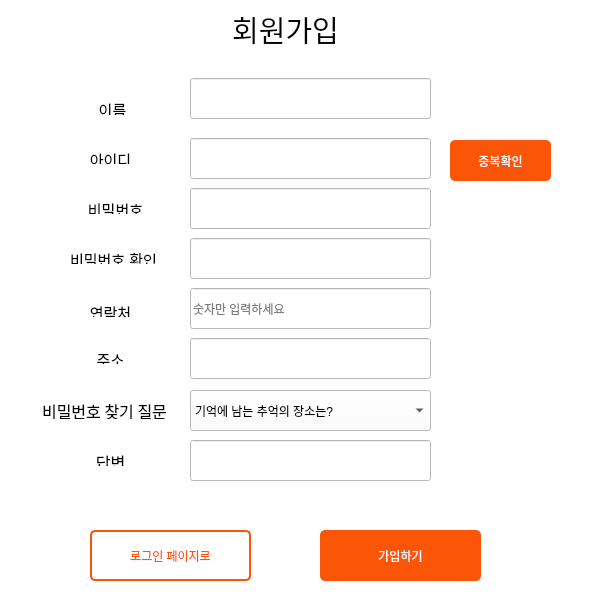
<?xml version="1.0" encoding="UTF-8"?>
<ui version="4.0">
 <class>Form</class>
 <widget class="QWidget" name="Form">
  <property name="geometry">
   <rect>
    <x>0</x>
    <y>0</y>
    <width>597</width>
    <height>600</height>
   </rect>
  </property>
  <property name="windowTitle">
   <string>Form</string>
  </property>
  <property name="styleSheet">
   <string notr="true">background-color: rgb(255, 255, 255);</string>
  </property>
  <widget class="QStackedWidget" name="login_SW">
   <property name="geometry">
    <rect>
     <x>0</x>
     <y>0</y>
     <width>601</width>
     <height>601</height>
    </rect>
   </property>
   <property name="currentIndex">
    <number>1</number>
   </property>
   <widget class="QWidget" name="page">
    <widget class="QLabel" name="label_5">
     <property name="geometry">
      <rect>
       <x>375</x>
       <y>226</y>
       <width>81</width>
       <height>16</height>
      </rect>
     </property>
     <property name="styleSheet">
      <string notr="true">font: 10pt &quot;GyeonggiBatang&quot;;</string>
     </property>
     <property name="text">
      <string>비밀번호 찾기</string>
     </property>
    </widget>
    <widget class="QPushButton" name="signup_Button">
     <property name="geometry">
      <rect>
       <x>170</x>
       <y>340</y>
       <width>281</width>
       <height>51</height>
      </rect>
     </property>
     <property name="font">
      <font>
       <family>GyeonggiBatang</family>
       <pointsize>15</pointsize>
       <weight>50</weight>
       <italic>false</italic>
       <bold>false</bold>
      </font>
     </property>
     <property name="styleSheet">
      <string notr="true">QPushButton{
	font: 15pt &quot;GyeonggiBatang&quot;;
	color: rgb(251, 86, 7);
	background-color: white;
	border: 2px solid rgb(251, 86, 7);
	border-radius: 5px;
}</string>
     </property>
     <property name="text">
      <string>회원가입</string>
     </property>
    </widget>
    <widget class="QLabel" name="sh_label_4">
     <property name="geometry">
      <rect>
       <x>295</x>
       <y>224</y>
       <width>71</width>
       <height>20</height>
      </rect>
     </property>
     <property name="styleSheet">
      <string notr="true">font: 10pt &quot;GyeonggiBatang&quot;;</string>
     </property>
     <property name="text">
      <string>아이디 찾기</string>
     </property>
    </widget>
    <widget class="QPushButton" name="login_Button">
     <property name="geometry">
      <rect>
       <x>170</x>
       <y>280</y>
       <width>281</width>
       <height>51</height>
      </rect>
     </property>
     <property name="font">
      <font>
       <family>GyeonggiBatang</family>
       <pointsize>15</pointsize>
       <weight>50</weight>
       <italic>false</italic>
       <bold>false</bold>
      </font>
     </property>
     <property name="styleSheet">
      <string notr="true">QPushButton{
	font: 15pt &quot;GyeonggiBatang&quot;;
	color: white;
	background-color: rgb(251, 86, 7);
	border-radius: 5px;
}</string>
     </property>
     <property name="text">
      <string>로그인</string>
     </property>
    </widget>
    <widget class="QLineEdit" name="login_id_lineEdit">
     <property name="geometry">
      <rect>
       <x>175</x>
       <y>110</y>
       <width>281</width>
       <height>41</height>
      </rect>
     </property>
     <property name="text">
      <string/>
     </property>
    </widget>
    <widget class="QLineEdit" name="login_pw_lineEdit">
     <property name="geometry">
      <rect>
       <x>175</x>
       <y>170</y>
       <width>281</width>
       <height>41</height>
      </rect>
     </property>
     <property name="text">
      <string/>
     </property>
     <property name="echoMode">
      <enum>QLineEdit::Password</enum>
     </property>
    </widget>
    <widget class="QLabel" name="sh_label_3">
     <property name="geometry">
      <rect>
       <x>90</x>
       <y>185</y>
       <width>71</width>
       <height>20</height>
      </rect>
     </property>
     <property name="styleSheet">
      <string notr="true">font: 15pt &quot;GyeonggiBatang&quot;;</string>
     </property>
     <property name="text">
      <string>비밀번호</string>
     </property>
    </widget>
    <widget class="QLabel" name="sh_label_2">
     <property name="geometry">
      <rect>
       <x>95</x>
       <y>125</y>
       <width>56</width>
       <height>12</height>
      </rect>
     </property>
     <property name="styleSheet">
      <string notr="true">font: 15pt &quot;경기천년바탕 Regular&quot;;</string>
     </property>
     <property name="text">
      <string>아이디</string>
     </property>
    </widget>
    <widget class="QLabel" name="sh_label">
     <property name="geometry">
      <rect>
       <x>255</x>
       <y>35</y>
       <width>91</width>
       <height>41</height>
      </rect>
     </property>
     <property name="styleSheet">
      <string notr="true">font: 22pt &quot;경기천년바탕 Regular&quot;;</string>
     </property>
     <property name="text">
      <string>&lt;html&gt;&lt;head/&gt;&lt;body&gt;&lt;p align=&quot;center&quot;&gt;&lt;span style=&quot; font-size:22pt;&quot;&gt;로그인&lt;/span&gt;&lt;/p&gt;&lt;/body&gt;&lt;/html&gt;</string>
     </property>
    </widget>
    <widget class="QPushButton" name="Home1_Button">
     <property name="geometry">
      <rect>
       <x>475</x>
       <y>40</y>
       <width>91</width>
       <height>41</height>
      </rect>
     </property>
     <property name="styleSheet">
      <string notr="true">QPushButton{
	font: 13pt &quot;GyeonggiBatang&quot;;
	color: white;
	background-color: rgb(251, 86, 7);
	border-radius: 5px;
}</string>
     </property>
     <property name="text">
      <string>HOME</string>
     </property>
    </widget>
    <zorder>signup_Button</zorder>
    <zorder>sh_label_4</zorder>
    <zorder>login_Button</zorder>
    <zorder>login_id_lineEdit</zorder>
    <zorder>login_pw_lineEdit</zorder>
    <zorder>sh_label_3</zorder>
    <zorder>sh_label_2</zorder>
    <zorder>sh_label</zorder>
    <zorder>Home1_Button</zorder>
    <zorder>label_5</zorder>
   </widget>
   <widget class="QWidget" name="page_3">
    <widget class="QLabel" name="sh_label_7">
     <property name="geometry">
      <rect>
       <x>210</x>
       <y>8</y>
       <width>151</width>
       <height>41</height>
      </rect>
     </property>
     <property name="styleSheet">
      <string notr="true">font: 22pt &quot;GyeonggiBatang&quot;;
</string>
     </property>
     <property name="text">
      <string>&lt;html&gt;&lt;head/&gt;&lt;body&gt;&lt;p align=&quot;center&quot;&gt;&lt;span style=&quot; font-size:22pt;&quot;&gt;회원가입&lt;/span&gt;&lt;/p&gt;&lt;/body&gt;&lt;/html&gt;</string>
     </property>
    </widget>
    <widget class="QLabel" name="sh_label_8">
     <property name="geometry">
      <rect>
       <x>80</x>
       <y>148</y>
       <width>61</width>
       <height>16</height>
      </rect>
     </property>
     <property name="styleSheet">
      <string notr="true">font: 15pt &quot;GyeonggiBatang&quot;;</string>
     </property>
     <property name="text">
      <string>&lt;html&gt;&lt;head/&gt;&lt;body&gt;&lt;p align=&quot;center&quot;&gt;&lt;span style=&quot; font-size:11pt;&quot;&gt;아이디&lt;/span&gt;&lt;/p&gt;&lt;/body&gt;&lt;/html&gt;</string>
     </property>
    </widget>
    <widget class="QLabel" name="sh_label_9">
     <property name="geometry">
      <rect>
       <x>80</x>
       <y>198</y>
       <width>71</width>
       <height>16</height>
      </rect>
     </property>
     <property name="styleSheet">
      <string notr="true">font: 15pt &quot;GyeonggiBatang&quot;;</string>
     </property>
     <property name="text">
      <string>&lt;html&gt;&lt;head/&gt;&lt;body&gt;&lt;p align=&quot;center&quot;&gt;&lt;span style=&quot; font-size:11pt;&quot;&gt;비밀번호&lt;/span&gt;&lt;/p&gt;&lt;/body&gt;&lt;/html&gt;</string>
     </property>
    </widget>
    <widget class="QLabel" name="sh_label_10">
     <property name="geometry">
      <rect>
       <x>63</x>
       <y>248</y>
       <width>101</width>
       <height>16</height>
      </rect>
     </property>
     <property name="styleSheet">
      <string notr="true">font: 15pt &quot;GyeonggiBatang&quot;;</string>
     </property>
     <property name="text">
      <string>&lt;html&gt;&lt;head/&gt;&lt;body&gt;&lt;p align=&quot;center&quot;&gt;&lt;span style=&quot; font-size:11pt;&quot;&gt;비밀번호 확인&lt;/span&gt;&lt;/p&gt;&lt;/body&gt;&lt;/html&gt;</string>
     </property>
    </widget>
    <widget class="QLabel" name="sh_label_11">
     <property name="geometry">
      <rect>
       <x>80</x>
       <y>301</y>
       <width>61</width>
       <height>16</height>
      </rect>
     </property>
     <property name="styleSheet">
      <string notr="true">font: 15pt &quot;GyeonggiBatang&quot;;</string>
     </property>
     <property name="text">
      <string>&lt;html&gt;&lt;head/&gt;&lt;body&gt;&lt;p align=&quot;center&quot;&gt;&lt;span style=&quot; font-size:11pt;&quot;&gt;연락처&lt;/span&gt;&lt;/p&gt;&lt;/body&gt;&lt;/html&gt;</string>
     </property>
    </widget>
    <widget class="QLabel" name="sh_label_12">
     <property name="geometry">
      <rect>
       <x>80</x>
       <y>348</y>
       <width>61</width>
       <height>16</height>
      </rect>
     </property>
     <property name="styleSheet">
      <string notr="true">font: 15pt &quot;GyeonggiBatang&quot;;</string>
     </property>
     <property name="text">
      <string>&lt;html&gt;&lt;head/&gt;&lt;body&gt;&lt;p align=&quot;center&quot;&gt;&lt;span style=&quot; font-size:11pt;&quot;&gt;주소&lt;/span&gt;&lt;/p&gt;&lt;/body&gt;&lt;/html&gt;</string>
     </property>
    </widget>
    <widget class="QLabel" name="sh_label_13">
     <property name="geometry">
      <rect>
       <x>80</x>
       <y>98</y>
       <width>65</width>
       <height>17</height>
      </rect>
     </property>
     <property name="styleSheet">
      <string notr="true">font: 15pt &quot;GyeonggiBatang&quot;;</string>
     </property>
     <property name="text">
      <string>&lt;html&gt;&lt;head/&gt;&lt;body&gt;&lt;p align=&quot;center&quot;&gt;&lt;span style=&quot; font-size:11pt;&quot;&gt;이름&lt;/span&gt;&lt;/p&gt;&lt;/body&gt;&lt;/html&gt;</string>
     </property>
    </widget>
    <widget class="QLineEdit" name="id_lineEdit">
     <property name="geometry">
      <rect>
       <x>190</x>
       <y>138</y>
       <width>241</width>
       <height>41</height>
      </rect>
     </property>
     <property name="text">
      <string/>
     </property>
    </widget>
    <widget class="QLineEdit" name="pw_lineEdit">
     <property name="geometry">
      <rect>
       <x>190</x>
       <y>188</y>
       <width>241</width>
       <height>41</height>
      </rect>
     </property>
     <property name="echoMode">
      <enum>QLineEdit::Password</enum>
     </property>
    </widget>
    <widget class="QLineEdit" name="pw2_lineEdit">
     <property name="geometry">
      <rect>
       <x>190</x>
       <y>238</y>
       <width>241</width>
       <height>41</height>
      </rect>
     </property>
     <property name="echoMode">
      <enum>QLineEdit::Password</enum>
     </property>
    </widget>
    <widget class="QLineEdit" name="phone_lineEdit">
     <property name="geometry">
      <rect>
       <x>190</x>
       <y>288</y>
       <width>241</width>
       <height>41</height>
      </rect>
     </property>
     <property name="alignment">
      <set>Qt::AlignLeading|Qt::AlignLeft|Qt::AlignVCenter</set>
     </property>
     <property name="dragEnabled">
      <bool>false</bool>
     </property>
     <property name="readOnly">
      <bool>false</bool>
     </property>
     <property name="placeholderText">
      <string>숫자만 입력하세요</string>
     </property>
    </widget>
    <widget class="QLineEdit" name="address_lineEdit">
     <property name="geometry">
      <rect>
       <x>190</x>
       <y>338</y>
       <width>241</width>
       <height>41</height>
      </rect>
     </property>
    </widget>
    <widget class="QLineEdit" name="name_lineEdit">
     <property name="geometry">
      <rect>
       <x>190</x>
       <y>78</y>
       <width>241</width>
       <height>41</height>
      </rect>
     </property>
    </widget>
    <widget class="QPushButton" name="duplication_Button">
     <property name="geometry">
      <rect>
       <x>450</x>
       <y>140</y>
       <width>101</width>
       <height>41</height>
      </rect>
     </property>
     <property name="styleSheet">
      <string notr="true">QPushButton{
	font: 11pt &quot;GyeonggiBatang&quot;;
	color: white;
	background-color: rgb(251, 86, 7);
	border-radius: 5px;
}</string>
     </property>
     <property name="text">
      <string>중복확인</string>
     </property>
    </widget>
    <widget class="QLabel" name="sh_label_14">
     <property name="geometry">
      <rect>
       <x>24</x>
       <y>399</y>
       <width>161</width>
       <height>20</height>
      </rect>
     </property>
     <property name="font">
      <font>
       <family>GyeonggiBatang</family>
       <pointsize>12</pointsize>
       <weight>50</weight>
       <italic>false</italic>
       <bold>false</bold>
      </font>
     </property>
     <property name="styleSheet">
      <string notr="true">font: 12pt &quot;GyeonggiBatang&quot;;</string>
     </property>
     <property name="text">
      <string>&lt;html&gt;&lt;head/&gt;&lt;body&gt;&lt;p align=&quot;center&quot;&gt;비밀번호 찾기 질문&lt;/p&gt;&lt;/body&gt;&lt;/html&gt;</string>
     </property>
    </widget>
    <widget class="QLabel" name="sh_label_15">
     <property name="geometry">
      <rect>
       <x>80</x>
       <y>450</y>
       <width>61</width>
       <height>16</height>
      </rect>
     </property>
     <property name="font">
      <font>
       <family>GyeonggiBatang</family>
       <pointsize>12</pointsize>
       <weight>50</weight>
       <italic>false</italic>
       <bold>false</bold>
      </font>
     </property>
     <property name="styleSheet">
      <string notr="true">font: 12pt &quot;GyeonggiBatang&quot;;</string>
     </property>
     <property name="text">
      <string>&lt;html&gt;&lt;head/&gt;&lt;body&gt;&lt;p align=&quot;center&quot;&gt;답변&lt;/p&gt;&lt;/body&gt;&lt;/html&gt;</string>
     </property>
    </widget>
    <widget class="QLineEdit" name="answer_lineEdit">
     <property name="geometry">
      <rect>
       <x>190</x>
       <y>440</y>
       <width>241</width>
       <height>41</height>
      </rect>
     </property>
    </widget>
    <widget class="QComboBox" name="Question">
     <property name="geometry">
      <rect>
       <x>190</x>
       <y>390</y>
       <width>241</width>
       <height>41</height>
      </rect>
     </property>
     <item>
      <property name="text">
       <string>기억에 남는 추억의 장소는?</string>
      </property>
     </item>
     <item>
      <property name="text">
       <string>자신의 인생 좌우명은?</string>
      </property>
     </item>
     <item>
      <property name="text">
       <string>자신의 보물 제 1호는?</string>
      </property>
     </item>
     <item>
      <property name="text">
       <string>가장 기억에 남는 선생님 이름은?</string>
      </property>
     </item>
     <item>
      <property name="text">
       <string>추억하고 싶은 날짜가 있다면?</string>
      </property>
     </item>
     <item>
      <property name="text">
       <string>내가 좋아하는 캐릭터는?</string>
      </property>
     </item>
    </widget>
    <widget class="QPushButton" name="Home2_Button">
     <property name="geometry">
      <rect>
       <x>90</x>
       <y>530</y>
       <width>161</width>
       <height>51</height>
      </rect>
     </property>
     <property name="styleSheet">
      <string notr="true">QPushButton{
	font: 12pt &quot;GyeonggiBatang&quot;;
	color: rgb(251, 86, 7);
	background-color: white;
	border: 2px solid rgb(251, 86, 7);
	border-radius: 5px;
}</string>
     </property>
     <property name="text">
      <string>로그인 페이지로</string>
     </property>
    </widget>
    <widget class="QPushButton" name="join_Button">
     <property name="geometry">
      <rect>
       <x>320</x>
       <y>530</y>
       <width>161</width>
       <height>51</height>
      </rect>
     </property>
     <property name="styleSheet">
      <string notr="true">QPushButton{
	font: 12pt &quot;GyeonggiBatang&quot;;
	color: white;
	background-color: rgb(251, 86, 7);
	border-radius: 5px;
}</string>
     </property>
     <property name="text">
      <string>가입하기</string>
     </property>
    </widget>
   </widget>
   <widget class="QWidget" name="page_2">
    <widget class="QLineEdit" name="name_lineEdit_2">
     <property name="geometry">
      <rect>
       <x>190</x>
       <y>80</y>
       <width>241</width>
       <height>41</height>
      </rect>
     </property>
    </widget>
    <widget class="QLabel" name="sh_label_16">
     <property name="geometry">
      <rect>
       <x>80</x>
       <y>171</y>
       <width>61</width>
       <height>16</height>
      </rect>
     </property>
     <property name="styleSheet">
      <string notr="true">font: 15pt &quot;GyeonggiBatang&quot;;</string>
     </property>
     <property name="text">
      <string>&lt;html&gt;&lt;head/&gt;&lt;body&gt;&lt;p align=&quot;center&quot;&gt;&lt;span style=&quot; font-size:11pt;&quot;&gt;연락처&lt;/span&gt;&lt;/p&gt;&lt;/body&gt;&lt;/html&gt;</string>
     </property>
    </widget>
    <widget class="QLabel" name="sh_label_17">
     <property name="geometry">
      <rect>
       <x>80</x>
       <y>100</y>
       <width>65</width>
       <height>17</height>
      </rect>
     </property>
     <property name="styleSheet">
      <string notr="true">font: 15pt &quot;GyeonggiBatang&quot;;</string>
     </property>
     <property name="text">
      <string>&lt;html&gt;&lt;head/&gt;&lt;body&gt;&lt;p align=&quot;center&quot;&gt;&lt;span style=&quot; font-size:11pt;&quot;&gt;이름&lt;/span&gt;&lt;/p&gt;&lt;/body&gt;&lt;/html&gt;</string>
     </property>
    </widget>
    <widget class="QLineEdit" name="phone_lineEdit_2">
     <property name="geometry">
      <rect>
       <x>190</x>
       <y>158</y>
       <width>241</width>
       <height>41</height>
      </rect>
     </property>
     <property name="inputMethodHints">
      <set>Qt::ImhDigitsOnly</set>
     </property>
     <property name="alignment">
      <set>Qt::AlignLeading|Qt::AlignLeft|Qt::AlignVCenter</set>
     </property>
     <property name="dragEnabled">
      <bool>false</bool>
     </property>
     <property name="readOnly">
      <bool>false</bool>
     </property>
     <property name="placeholderText">
      <string>숫자만 입력하세요</string>
     </property>
     <property name="clearButtonEnabled">
      <bool>false</bool>
     </property>
    </widget>
    <widget class="QLabel" name="sh_label_18">
     <property name="geometry">
      <rect>
       <x>220</x>
       <y>20</y>
       <width>151</width>
       <height>41</height>
      </rect>
     </property>
     <property name="styleSheet">
      <string notr="true">font: 22pt &quot;GyeonggiBatang&quot;;
</string>
     </property>
     <property name="text">
      <string>&lt;html&gt;&lt;head/&gt;&lt;body&gt;&lt;p align=&quot;center&quot;&gt;아이디 찾기&lt;/p&gt;&lt;p align=&quot;center&quot;&gt;&lt;br/&gt;&lt;/p&gt;&lt;/body&gt;&lt;/html&gt;</string>
     </property>
    </widget>
    <widget class="QPushButton" name="Home2_Button_2">
     <property name="geometry">
      <rect>
       <x>220</x>
       <y>240</y>
       <width>161</width>
       <height>51</height>
      </rect>
     </property>
     <property name="styleSheet">
      <string notr="true">QPushButton{
	font: 12pt &quot;GyeonggiBatang&quot;;
	color: rgb(251, 86, 7);
	background-color: white;
	border: 2px solid rgb(251, 86, 7);
	border-radius: 5px;
}</string>
     </property>
     <property name="text">
      <string>찾기</string>
     </property>
    </widget>
    <widget class="QPushButton" name="Home2_Button_3">
     <property name="geometry">
      <rect>
       <x>220</x>
       <y>480</y>
       <width>161</width>
       <height>51</height>
      </rect>
     </property>
     <property name="styleSheet">
      <string notr="true">QPushButton{
	font: 12pt &quot;GyeonggiBatang&quot;;
	color: rgb(251, 86, 7);
	background-color: white;
	border: 2px solid rgb(251, 86, 7);
	border-radius: 5px;
}</string>
     </property>
     <property name="text">
      <string>로그인창으로</string>
     </property>
    </widget>
    <widget class="QLabel" name="label">
     <property name="geometry">
      <rect>
       <x>110</x>
       <y>320</y>
       <width>371</width>
       <height>121</height>
      </rect>
     </property>
     <property name="text">
      <string>아이디 표시 Label</string>
     </property>
    </widget>
   </widget>
   <widget class="QWidget" name="page_4">
    <widget class="QLabel" name="sh_label_19">
     <property name="geometry">
      <rect>
       <x>200</x>
       <y>30</y>
       <width>191</width>
       <height>41</height>
      </rect>
     </property>
     <property name="styleSheet">
      <string notr="true">font: 22pt &quot;GyeonggiBatang&quot;;
</string>
     </property>
     <property name="text">
      <string>&lt;html&gt;&lt;head/&gt;&lt;body&gt;&lt;p align=&quot;center&quot;&gt;비밀번호 찾기&lt;/p&gt;&lt;p align=&quot;center&quot;&gt;&lt;br/&gt;&lt;/p&gt;&lt;/body&gt;&lt;/html&gt;</string>
     </property>
    </widget>
    <widget class="QLineEdit" name="name_lineEdit_3">
     <property name="geometry">
      <rect>
       <x>200</x>
       <y>90</y>
       <width>241</width>
       <height>41</height>
      </rect>
     </property>
    </widget>
    <widget class="QPushButton" name="Home2_Button_4">
     <property name="geometry">
      <rect>
       <x>230</x>
       <y>490</y>
       <width>161</width>
       <height>51</height>
      </rect>
     </property>
     <property name="styleSheet">
      <string notr="true">QPushButton{
	font: 12pt &quot;GyeonggiBatang&quot;;
	color: rgb(251, 86, 7);
	background-color: white;
	border: 2px solid rgb(251, 86, 7);
	border-radius: 5px;
}</string>
     </property>
     <property name="text">
      <string>로그인창으로</string>
     </property>
    </widget>
    <widget class="QLabel" name="label_2">
     <property name="geometry">
      <rect>
       <x>120</x>
       <y>330</y>
       <width>371</width>
       <height>121</height>
      </rect>
     </property>
     <property name="text">
      <string>비밀번호 표시 label</string>
     </property>
    </widget>
    <widget class="QLabel" name="sh_label_21">
     <property name="geometry">
      <rect>
       <x>90</x>
       <y>110</y>
       <width>65</width>
       <height>17</height>
      </rect>
     </property>
     <property name="styleSheet">
      <string notr="true">font: 15pt &quot;GyeonggiBatang&quot;;</string>
     </property>
     <property name="text">
      <string>&lt;html&gt;&lt;head/&gt;&lt;body&gt;&lt;p align=&quot;center&quot;&gt;아이디&lt;/p&gt;&lt;p align=&quot;center&quot;&gt;&lt;br/&gt;&lt;/p&gt;&lt;/body&gt;&lt;/html&gt;</string>
     </property>
    </widget>
    <widget class="QComboBox" name="Question_2">
     <property name="geometry">
      <rect>
       <x>203</x>
       <y>144</y>
       <width>241</width>
       <height>41</height>
      </rect>
     </property>
     <item>
      <property name="text">
       <string>기억에 남는 추억의 장소는?</string>
      </property>
     </item>
     <item>
      <property name="text">
       <string>자신의 인생 좌우명은?</string>
      </property>
     </item>
     <item>
      <property name="text">
       <string>자신의 보물 제 1호는?</string>
      </property>
     </item>
     <item>
      <property name="text">
       <string>가장 기억에 남는 선생님 이름은?</string>
      </property>
     </item>
     <item>
      <property name="text">
       <string>추억하고 싶은 날짜가 있다면?</string>
      </property>
     </item>
     <item>
      <property name="text">
       <string>내가 좋아하는 캐릭터는?</string>
      </property>
     </item>
    </widget>
    <widget class="QLabel" name="sh_label_22">
     <property name="geometry">
      <rect>
       <x>37</x>
       <y>153</y>
       <width>161</width>
       <height>20</height>
      </rect>
     </property>
     <property name="font">
      <font>
       <family>GyeonggiBatang</family>
       <pointsize>12</pointsize>
       <weight>50</weight>
       <italic>false</italic>
       <bold>false</bold>
      </font>
     </property>
     <property name="styleSheet">
      <string notr="true">font: 12pt &quot;GyeonggiBatang&quot;;</string>
     </property>
     <property name="text">
      <string>&lt;html&gt;&lt;head/&gt;&lt;body&gt;&lt;p align=&quot;center&quot;&gt;비밀번호 찾기 질문&lt;/p&gt;&lt;/body&gt;&lt;/html&gt;</string>
     </property>
    </widget>
    <widget class="QLineEdit" name="answer_lineEdit_2">
     <property name="geometry">
      <rect>
       <x>203</x>
       <y>194</y>
       <width>241</width>
       <height>41</height>
      </rect>
     </property>
    </widget>
    <widget class="QLabel" name="sh_label_23">
     <property name="geometry">
      <rect>
       <x>93</x>
       <y>204</y>
       <width>61</width>
       <height>16</height>
      </rect>
     </property>
     <property name="font">
      <font>
       <family>GyeonggiBatang</family>
       <pointsize>12</pointsize>
       <weight>50</weight>
       <italic>false</italic>
       <bold>false</bold>
      </font>
     </property>
     <property name="styleSheet">
      <string notr="true">font: 12pt &quot;GyeonggiBatang&quot;;</string>
     </property>
     <property name="text">
      <string>&lt;html&gt;&lt;head/&gt;&lt;body&gt;&lt;p align=&quot;center&quot;&gt;답변&lt;/p&gt;&lt;/body&gt;&lt;/html&gt;</string>
     </property>
    </widget>
    <widget class="QPushButton" name="Home2_Button_5">
     <property name="geometry">
      <rect>
       <x>230</x>
       <y>260</y>
       <width>161</width>
       <height>51</height>
      </rect>
     </property>
     <property name="styleSheet">
      <string notr="true">QPushButton{
	font: 12pt &quot;GyeonggiBatang&quot;;
	color: rgb(251, 86, 7);
	background-color: white;
	border: 2px solid rgb(251, 86, 7);
	border-radius: 5px;
}</string>
     </property>
     <property name="text">
      <string>찾기</string>
     </property>
    </widget>
   </widget>
  </widget>
 </widget>
 <tabstops>
  <tabstop>login_id_lineEdit</tabstop>
  <tabstop>login_pw_lineEdit</tabstop>
  <tabstop>login_Button</tabstop>
  <tabstop>name_lineEdit</tabstop>
  <tabstop>id_lineEdit</tabstop>
  <tabstop>pw_lineEdit</tabstop>
  <tabstop>pw2_lineEdit</tabstop>
  <tabstop>phone_lineEdit</tabstop>
  <tabstop>address_lineEdit</tabstop>
  <tabstop>Question</tabstop>
  <tabstop>answer_lineEdit</tabstop>
  <tabstop>Home2_Button</tabstop>
  <tabstop>join_Button</tabstop>
  <tabstop>duplication_Button</tabstop>
  <tabstop>signup_Button</tabstop>
  <tabstop>Home1_Button</tabstop>
 </tabstops>
 <resources/>
 <connections/>
</ui>
